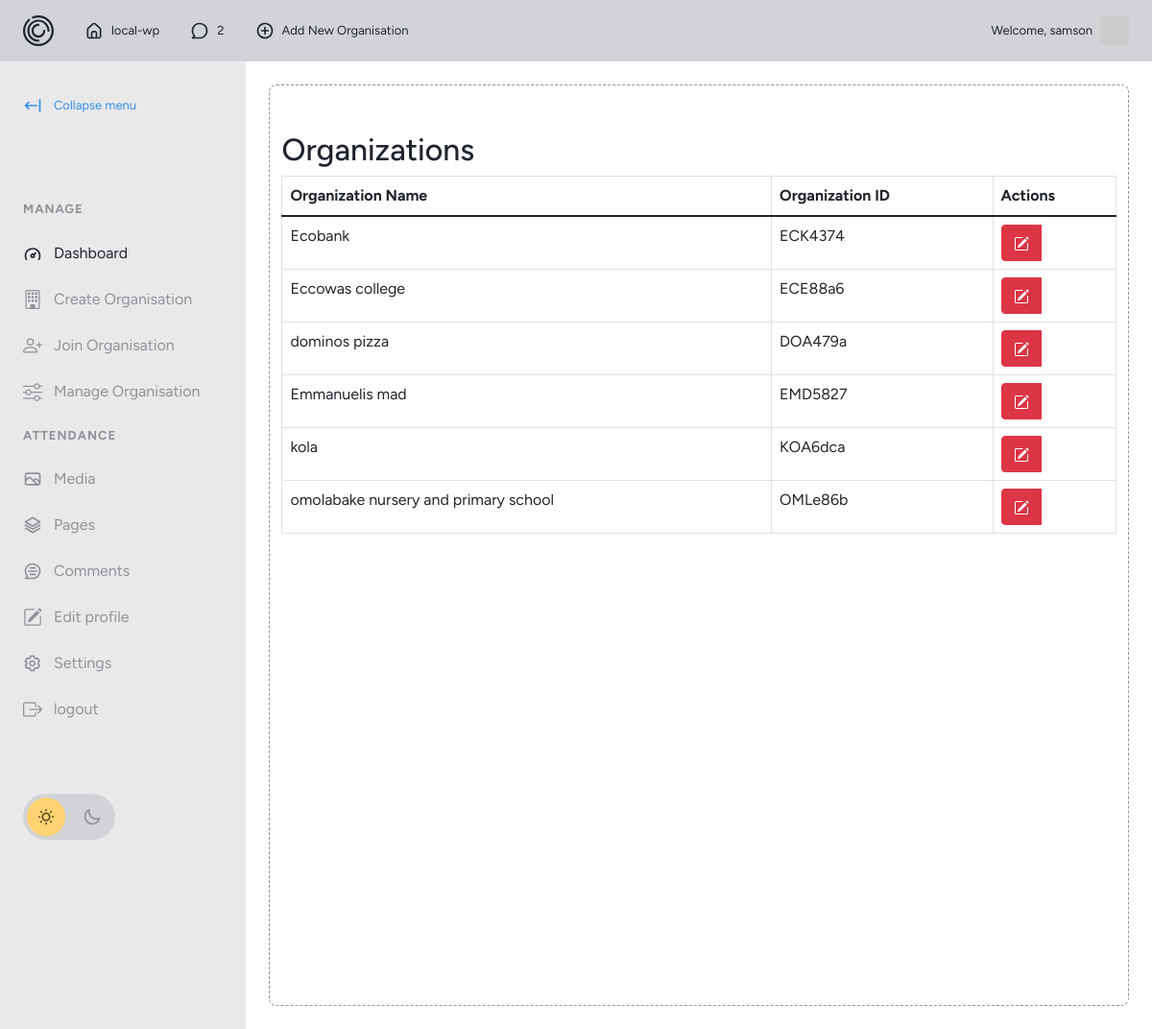
The app's page /manage_org (signed in) with its own data.
### myapp/models.py (models this page shows)
class User(db.Model, UserMixin):
    __tablename__ = 'users'
    id = db.Column(db.Integer, primary_key=True)
    username = db.Column(db.String(80), unique=True, nullable=False)
    email = db.Column(db.String(150), unique=True, nullable=False)
    password = db.Column(db.String(150))
    created_at = db.Column(db.DateTime(timezone=True), default=func.now())
    organizations = db.relationship('Organization', backref=backref('creator', lazy=True), lazy='dynamic', cascade="all, delete-orphan")

class Organization(db.Model):
    __tablename__ = 'organizations'
    id = db.Column(db.Integer, primary_key=True)
    name = db.Column(db.String(100), nullable=False , unique=True)
    code = db.Column(db.String(20), unique=True, nullable=False)
    user_id = db.Column(db.Integer, db.ForeignKey('users.id'), nullable=False)
    locations = db.relationship('Location', backref='organization', lazy=True, cascade="all, delete-orphan")

### myapp/views.py (the view)
@views.route("/manage_org")
@login_required
def manage_org():
    organizations = Organization.query.filter_by(user_id=current_user.id).all()
    return render_template(
        'manage_org.html',
          organizations=organizations,
          name=current_user.username
          )

### myapp/__init__.py (called while the page is built)
def create_app():
    app = Flask(__name__)
    app.config['SECRET_KEY'] = 'helloworld'
    app.config['SQLALCHEMY_DATABASE_URI'] = f"sqlite:///{DB_NAME}"
    db.init_app(app)
    from .views import views
    from .auth import auth
    app.register_blueprint(views, url_prefix='/')
    app.register_blueprint(auth, url_prefix='/')
    from .models import User
    create_database(app)
    login_manager = LoginManager()
    login_manager.login_view = "auth.login"
    login_manager.init_app(app)
    @login_manager.user_loader
    def load_user(id):
        return User.query.get(int(id))
    return app

### myapp/templates/manage_org.html (shortened to what this page needs)
{% extends "dashboard_base.html" %}
{% block content %}
<div class="container mt-5">
    <h2>Organizations</h2>
    {% if organizations %}
        <table class="table table-bordered">
            <thead class="thead-dark">
                <tr>
                    <th>Organization Name</th>
                    <th>Organization ID</th>
                    <th>Actions</th>
                </tr>
            </thead>
            <tbody>
                {% for organization in organizations %}
                    <tr>
                        <td>{{ organization.name }}</td>
                        <td>{{ organization.code }}</td>
                        <td>
                            <div class="btn-group">
                                <div class="btn btn-danger" type="button" data-bs-toggle="dropdown">
                                </div>
                            </div>
                        </td>
                    </tr>
                {% endfor %}
            </tbody>
        </table>
    {% endif %}
</div>
 {% endblock %}

### myapp/templates/dashboard_base.html (shortened to what this page needs)
  <!DOCTYPE html>
<html lang="en">
<head>
	<link rel="stylesheet" href="https://cdn.jsdelivr.net/npm/modern-normalize@1.1.0/modern-normalize.min.css">
	<link href="https://cdn.jsdelivr.net/npm/bootstrap@5.1.3/dist/css/bootstrap.min.css" rel="stylesheet">
	<link rel="stylesheet" href="{{url_for('static', filename='css/dashboard.css')}}">
</head>
<body>
	<header id="main-header">
			<nav>
			<ul>
				<li id="main-header__logo">
					<a href="index.html">
						<svg>
							<use xlink:href="#logo"></use>
						</svg>
					</a>
				</li>
				<li>
					<a href="#">
						<svg>
							<use xlink:href="#icon-house"></use>
						</svg>
						<span>local-wp</span>
					</a>
				</li>
				<li>
					<a href="#">
						<svg>
							<use xlink:href="#icon-top-comments"></use>
						</svg>
						<span>2</span>
					</a>
				</li>
				<li>
					<a href="#">
						<svg>
							<use xlink:href="#icon-add"></use>
						</svg>
						<span>Add New Organisation</span>
					</a>
				</li>
			</ul>
			<a href="#">
				<span>Welcome, {{name}}</span>
				<img class="profile_image" src='https://api.dicebear.com/7.x/micah/svg?seed={{name}}'' alt="profile image">
			</a>
		</nav>
	</header>
	<section id="main">
		<div id="sidebar">
			<button id="sidebar__collapse">
				<svg>
					<use xlink:href="#icon-collapse"></use>
				</svg>
				<span>Collapse menu</span>
			</button>
			<nav id="sidebar__nav">
				<ul>
					<li class="menu-heading"><span>Manage</span></li>
					<li>
						<a href="/dashboard" class="active">
							<svg>
								<use xlink:href="#icon-dashboard"></use>
							</svg>
							<span>Dashboard</span>
						</a>
					</li>
					<li>
						<a href="/create_org">
							<span>Create Organisation</span>
						</a>
					</li>
					<li>
						<a href="/join_org">
							<span>Join Organisation</span>
						</a>
					</li>
					{% block menu %}
					<li>
						<a href="/manage_org">
							<span>Manage Organisation</span>
						</a>
					</li>
					<li class="menu-heading"><span>Attendance</span></li>
						<li>
						<a href="#">
							<svg>
								<use xlink:href="#icon-media"></use>
							</svg>
							<span>Media</span>
						</a>
						</li>
						<li>
						<a href="#">
							<svg>
								<use xlink:href="#icon-pages"></use>
							</svg>
							<span>Pages</span>
						</a>
						</li>
						<li>
						<a href="#">
							<svg>
								<use xlink:href="#icon-comments"></use>
							</svg>
							<span>Comments</span>
						</a>
						</li>
					{% endblock %}
<li>
						<a href="#">
							<span>Edit profile</span>
						</a>
					</li>
					<li>
						<a href="#">
							<svg>
								<use xlink:href="#icon-settings"></use>
							</svg>
							<span>Settings</span>
						</a>
					</li>
					<li>
						<a href="/logout">
								<span>logout</span>
						</a>
					</li>
				</ul>
			</nav>
			<div id="sidebar__theme-switcher">
				<svg id="sidebar__theme-switcher__sun">
					<use xlink:href="#icon-sun"></use>
				</svg>
				<svg id="sidebar__theme-switcher__moon">
					<use xlink:href="#icon-moon"></use>
				</svg>
			</div>
		</div>
		<div id="main-content">
			<div id="main-content__container">
				{% block content %}{% endblock %}
			</div>
		</div>
	</section>
</body>
</html>

### records on screen
User: username "samson"
Organization: name "Ecobank", code "ECK4374"
Organization: name "Eccowas college", code "ECE88a6"
Organization: name "dominos pizza", code "DOA479a"
Organization: name "Emmanuelis mad", code "EMD5827"
Organization: name "kola", code "KOA6dca"
Organization: name "omolabake nursery and primary school", code "OMLe86b"
